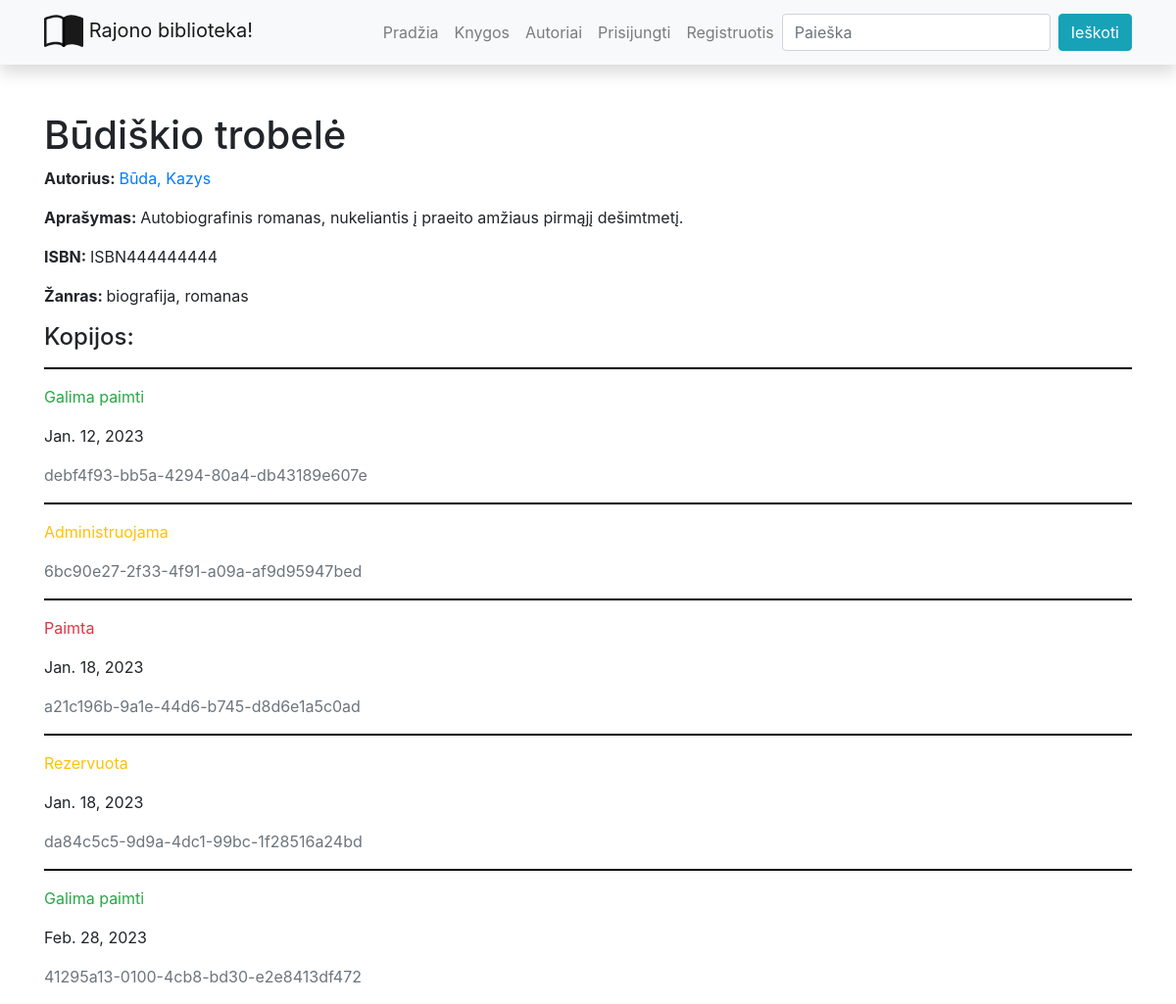
The page /library/books/1 on the database its author committed.
### library/models.py (models this page shows, shortened)
class Book(models.Model):
    title = models.CharField('Pavadinimas', max_length=200)
    author = models.ForeignKey('Author', on_delete=models.SET_NULL, null=True, related_name='books')
    summary = models.TextField('Aprašymas', max_length=1000, help_text='Trumpas knygos aprašymas')
    isbn = models.CharField('ISBN', max_length=13)
    genre = models.ManyToManyField(Genre, help_text='Išrinkite žanrą/us šiai knygai')
    cover = models.ImageField('Viršelis', upload_to='covers', null=True)
    def display_genre(self):
        return '; '.join([genre.name for genre in self.genre.all()])
    display_genre.short_description = 'Žanras'
    class Meta:
        verbose_name = "Knyga"
        verbose_name_plural = "Knygos"

class Author(models.Model):
    first_name = models.CharField('Vardas', max_length=100)
    last_name = models.CharField('Pavardė', max_length=100)
    description = HTMLField()
    def display_books(self):
        return ', '.join([book.title for book in self.books.all()][:3]) + "..."
    display_books.short_description = 'Knygos'
    class Meta:
        ordering = ['last_name', 'first_name']
    def __str__(self):
        return f'{self.last_name}, {self.first_name}'

class Genre(models.Model):
    name = models.CharField('Pavadinimas', max_length=200, help_text='Įveskite knygos žanrą')
    def __str__(self):
        return self.name
    class Meta:
        verbose_name = "Žanras"
        verbose_name_plural = "Žanrai"

class BookInstance(models.Model):
    id = models.UUIDField(primary_key=True, default=uuid.uuid4, help_text='Unikalus knygos kopijos ID')
    book = models.ForeignKey('Book', on_delete=models.SET_NULL, null=True)
    due_back = models.DateField('Bus prieinama', null=True, blank=True)
    LOAN_STATUS = (
        ('a', 'Administruojama'),
        ('p', 'Paimta'),
        ('g', 'Galima paimti'),
        ('r', 'Rezervuota')
    )
    status = models.CharField(
        max_length=1,
        choices=LOAN_STATUS,
        blank=True,
        default='a',
        help_text='Status'
    )
    reader = models.ForeignKey(User, on_delete=models.SET_NULL, null=True, blank=True)
    class Meta:
        ordering = ['due_back'] # admin svetainės settingas, kaip rikiuojama

### library/views.py (the view)
# urls.py: path('books/<int:pk>', views.BookDetailView.as_view(), name='book-detail'),
class BookDetailView(generic.DetailView):
    model = Book  # šablonui autosukuriamas kintamas book
    template_name = 'book_detail_styled.html'

### library/templates/book_detail_styled.html
{% extends "base.html" %}
{% block content %}
<h1>{{ book.title }} </h1>
<p><strong>Autorius: </strong><a href="{% url 'author-detail' book.author.id %}">{{ book.author }}</a></p>
<p><strong>Aprašymas: </strong>{{ book.summary }} </p>
<p><strong>ISBN: </strong>{{ book.isbn }} </p>
<p><strong>Žanras: </strong>{{ book.genre.all|join:", " }}</p>
<h4>Kopijos:</h4>
{% for book_inst_obj in book.bookinstance_set.all %}
<hr>
<p class="{% if book_inst_obj.status == 'g' %}text-success
{% elif book_inst_obj.status == 'p' %}text-danger
{% else %}text-warning
{% endif %}">{{ book_inst_obj.get_status_display }}</p>
{% if book_inst_obj.status != 'a' %}
<p>{{ book_inst_obj.due_back }}</p>
{% endif %}
<p class="text-muted">{{ book_inst_obj.id }}</p>
{% endfor %}
{% endblock %}

### library/static/css/styles.css (style rules this page uses)
hr { width: 100%; background-color: black; height: 1px; border-color : transparent; }

### rows shown on the page
Book: title "Būdiškio trobelė", author "Būda, Kazys", summary "Autobiografinis romanas, nukeliantis į praeito amžiaus pirmąjį dešimtmetį.", isbn "ISBN444444444", genre.all "biografija, romanas"
BookInstance: status "Galima paimti", due_back "Jan. 12, 2023", id "debf4f93-bb5a-4294-80a4-db43189e607e"
BookInstance: status "Administruojama", id "6bc90e27-2f33-4f91-a09a-af9d95947bed"
BookInstance: status "Paimta", due_back "Jan. 18, 2023", id "a21c196b-9a1e-44d6-b745-d8d6e1a5c0ad"
BookInstance: status "Rezervuota", due_back "Jan. 18, 2023", id "da84c5c5-9d9a-4dc1-99bc-1f28516a24bd"
BookInstance: status "Galima paimti", due_back "Feb. 28, 2023", id "41295a13-0100-4cb8-bd30-e2e8413df472"
